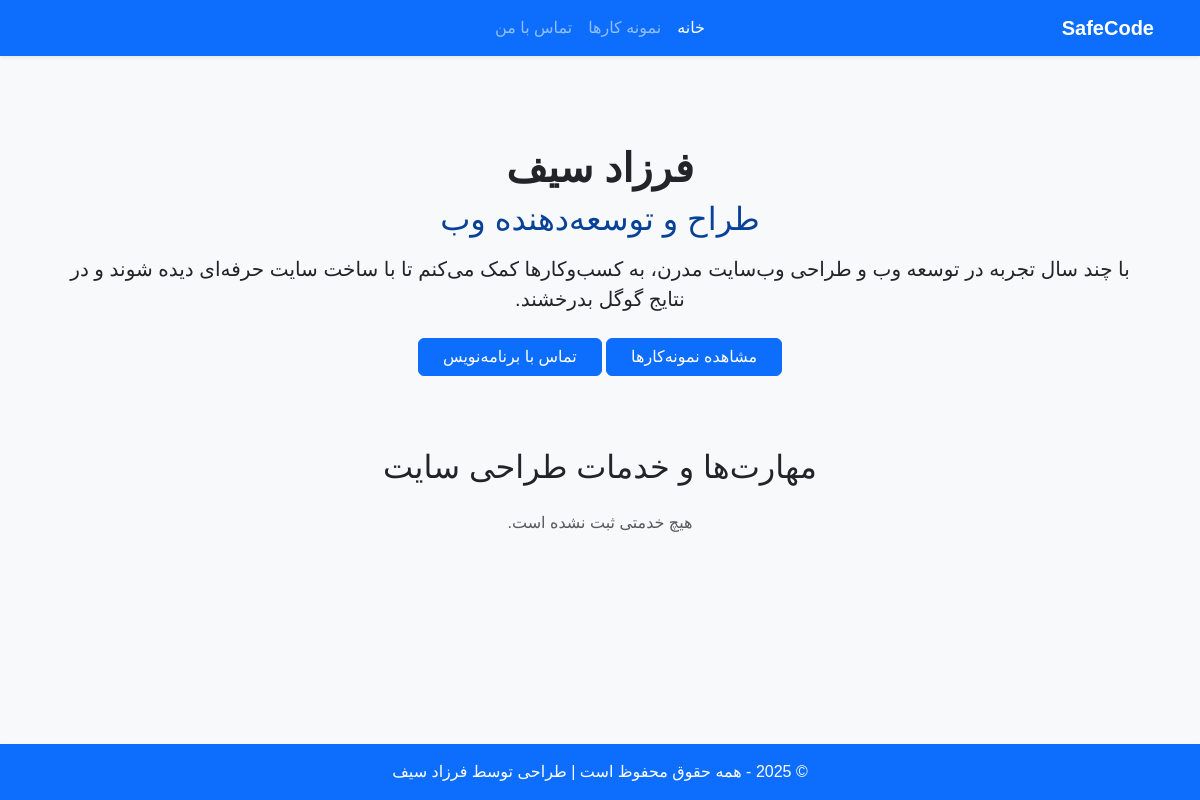
Before: / with the older database file.
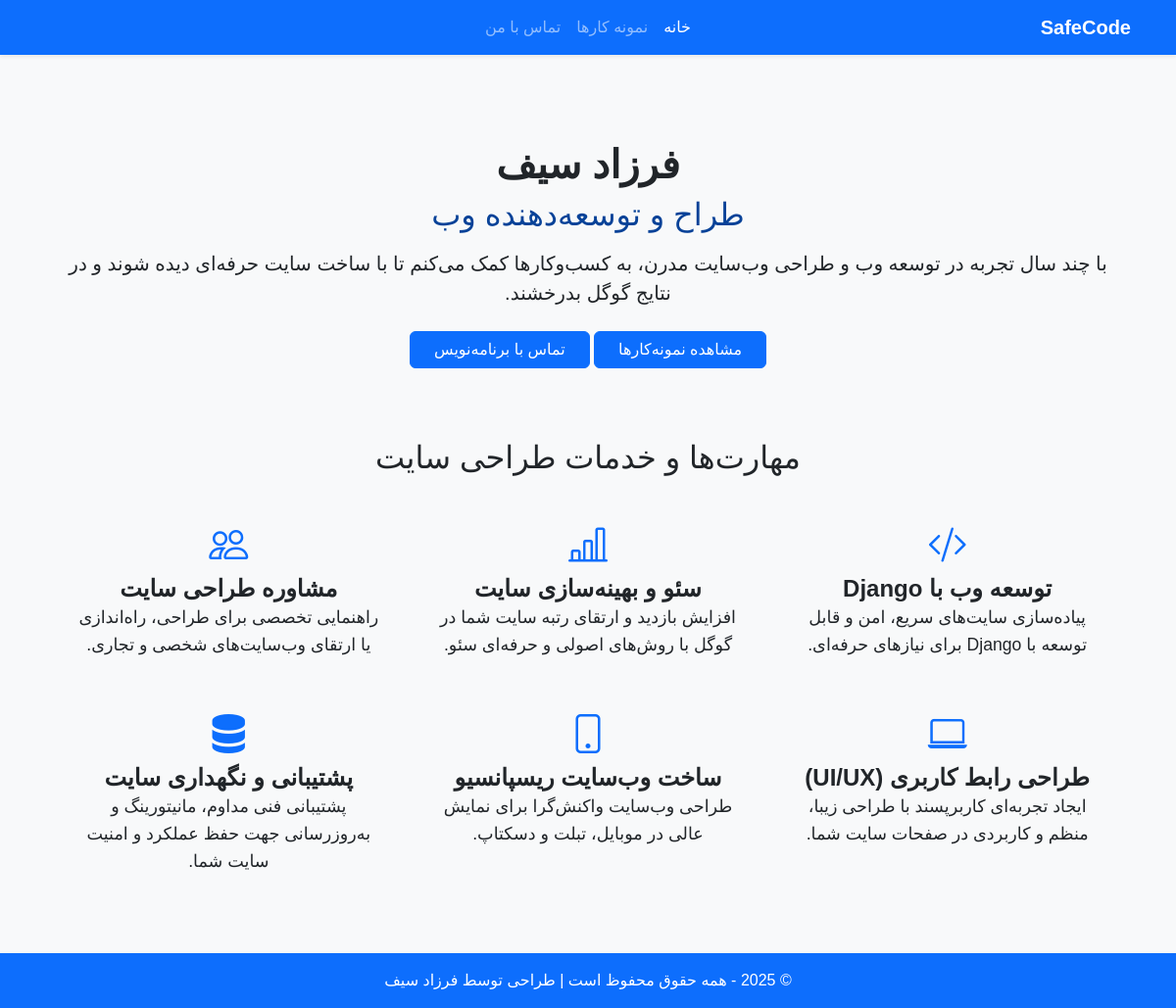
After: the same page with the newer database file.
### main/models.py (models this page shows, shortened)
class Service(models.Model):
    title = models.CharField(max_length=100, verbose_name='title')
    description = models.TextField(verbose_name='description')
    icon = models.CharField(max_length=50, verbose_name='bootstrap icon', help_text='like: bi-code-slash')
    order = models.PositiveIntegerField(default=0, verbose_name='order by')
    class Meta:
        ordering = ['order']
        verbose_name = 'service/skill'
        verbose_name_plural = 'services/skills'

### main/views.py (the view)
# urls.py: path('', views.home_view, name='home'),
def home_view(request):
    services = Service.objects.all()
    all_items = PortfolioItem.objects.all().order_by('-created_at')
    todo_item = PortfolioItem.objects.filter(title__icontains='todo').first()
    return render(request, 'main/home.html', {
        'services': services,
        'items': all_items,
        'todo_item': todo_item,
    })

### main/templates/main/home.html (shortened to what this page needs)
{% extends 'main/base.html' %}
{% load static %}
{% block content %}
<section class="hero-section text-center py-5">
  <h1 class="fw-bold mt-3">فرزاد سیف</h1>
  <h2 class="text-primary-custom mb-3">طراح و توسعه‌دهنده وب</h2>
  <p class="lead mb-4">
    با چند سال تجربه در <strong>توسعه وب</strong> و <strong>طراحی وب‌سایت مدرن</strong>، به کسب‌وکارها کمک می‌کنم تا با <strong>ساخت سایت حرفه‌ای</strong> دیده شوند و در نتایج گوگل بدرخشند.
  </p>
  <a href="{% url 'portfolio' %}" class="btn btn-primary px-4">مشاهده نمونه‌کارها</a>
  <a href="{% url 'contact' %}" class="btn btn-primary px-4">تماس با برنامه‌نویس</a>
</section>
<section class="container py-3 py-md-4">
  <h2 class="text-center mb-4">مهارت‌ها و خدمات طراحی سایت</h2>
  <div class="row justify-content-center">
    {% for service in services %}
    <div class="col-12 col-md-4 mb-3">
      <div class="text-center p-3">
        <i class="bi {{ service.icon }} text-primary mb-3" style="font-size: clamp(1.8rem, 5vw, 2.5rem);"></i>
        <h3 class="card-title" style="font-size: clamp(1.1rem, 2.5vw, 1.5rem);">{{ service.title }}</h3>
        <p class="card-text">{{ service.description }}</p>
      </div>
    </div>
    {% empty %}
    <div class="text-center text-muted">هیچ خدمتی ثبت نشده است.</div>
    {% endfor %}
  </div>
</section>
{% endblock %}

### main/templates/main/base.html (shortened to what this page needs)
<!DOCTYPE html>
<html lang="fa" dir="rtl">
<head>
  {% load static %}
  <link href="https://cdn.jsdelivr.net/npm/bootstrap@5.3.3/dist/css/bootstrap.rtl.min.css" rel="stylesheet">
  <link href="https://cdn.jsdelivr.net/npm/bootstrap-icons@1.11.3/font/bootstrap-icons.min.css" rel="stylesheet">
  <link href="https://cdn.fontcdn.ir/Font/Persian/Vazir/Vazir.css" rel="stylesheet">
  <link href="https://cdn.fontcdn.ir/Font/Persian/Shabnam/Shabnam.css" rel="stylesheet">
  <link rel="stylesheet" href="{% static 'main/style.css' %}">
</head>
<body class="bg-light d-flex flex-column min-vh-100">
  <header>
    <nav class="navbar navbar-expand-lg navbar-dark bg-primary shadow-sm" role="navigation">
      <div class="container position-relative">
        <a class="navbar-brand fw-bold" href="{% url 'home' %}">SafeCode</a>
        <div class="collapse navbar-collapse justify-content-center position-absolute start-50 translate-middle-x navbar-center-adjust" id="navbarNav">
          <ul class="navbar-nav" role="menubar">
            <li class="nav-item">
              <a class="nav-link {% if request.path == '/' %}active{% endif %}" href="{% url 'home' %}">خانه</a>
            </li>
            <li class="nav-item">
              <a class="nav-link {% if request.path == '/portfolio/' %}active{% endif %}" href="{% url 'portfolio' %}">نمونه کارها</a>
            </li>
            <li class="nav-item">
              <a class="nav-link {% if request.path == '/contact/' %}active{% endif %}" href="{% url 'contact' %}">تماس با من</a>
            </li>
          </ul>
        </div>
      </div>
    </nav>
  </header>
  <main class="flex-fill py-4" role="main">
    <div class="container">
      {% block content %}{% endblock %}
    </div>
  </main>
  <footer class="bg-primary text-white text-center py-3 mt-auto shadow-sm" role="contentinfo">
    <div class="container">
      <p class="mb-0">© 2025 - همه حقوق محفوظ است | طراحی توسط فرزاد سیف</p>
    </div>
  </footer>
</body>
</html>

### main/static/main/style.css (style rules this page uses)
.bi { font-size: clamp(1.5rem, 4vw, 2.2rem); }
.card-title { font-size: clamp(1.1rem, 2.5vw, 1.5rem); font-weight: bold; color: var(--primary); }
.card-text { font-size: clamp(0.95rem, 2vw, 1.1rem); line-height: 1.6; color: var(--text); }
.hero-section, .container { padding-left: 1rem; padding-right: 1rem; }
html { scroll-behavior: smooth; text-rendering: optimizeLegibility; -webkit-font-smoothing: antialiased; }
.text-primary-custom { color: #084298; }

### main/templates/main/base.html (style rules this page uses)
body, h1, h2, h3, h4, h5, h6, .navbar, .footer, .btn { font-family: 'Vazir', sans-serif !important; }

Changed rows visible on the page:
added Service: title "توسعه وب با Django", description "پیاده‌سازی سایت‌های سریع، امن و قابل توسعه با Django برای نیازهای حرفه‌ای."
added Service: title "سئو و بهینه‌سازی سایت", description "افزایش بازدید و ارتقای رتبه سایت شما در گوگل با روش‌های اصولی و حرفه‌ای سئو."
added Service: title "مشاوره طراحی سایت", description "راهنمایی تخصصی برای طراحی، راه‌اندازی یا ارتقای وب‌سایت‌های شخصی و تجاری."
added Service: title "طراحی رابط کاربری (UI/UX)", description "ایجاد تجربه‌ای کاربرپسند با طراحی زیبا، منظم و کاربردی در صفحات سایت شما."
added Service: title "ساخت وب‌سایت ریسپانسیو", description "طراحی وب‌سایت واکنش‌گرا برای نمایش عالی در موبایل، تبلت و دسکتاپ."
added Service: title "پشتیبانی و نگهداری سایت", description "پشتیبانی فنی مداوم، مانیتورینگ و به‌روزرسانی جهت حفظ عملکرد و امنیت سایت شما."
Other visible differences:
text no longer shown: "هیچ خدمتی ثبت نشده است."
